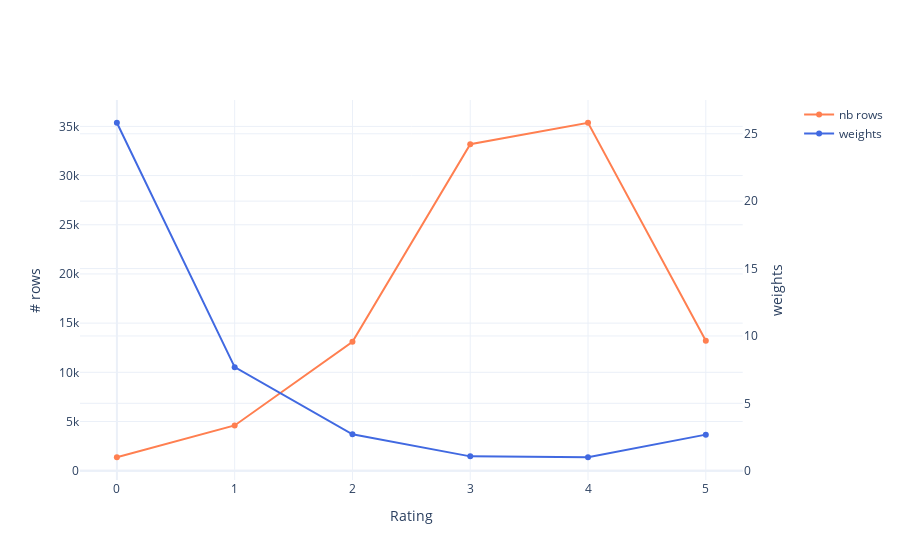

Write notebook code for a chart like this one.
### Code cell
data_dict = {'ratings': (counts, '# rows','coral'), 'weights': (weight, 'weights','royalblue')}

fig = make_subplots(specs=[[{"secondary_y": True}]])

fig.add_trace(
    go.Scatter(x=np.arange(6), y=counts.detach().cpu().numpy(),
               name = 'nb rows', line_color= 'coral'))
fig.add_trace(
    go.Scatter(x=np.arange(6), y=weight.detach().cpu().numpy(),
               name = 'weights', line_color= 'royalblue'),  secondary_y=True)


fig.update_yaxes(title_text="# rows", secondary_y=False)
fig.update_yaxes(title_text="weights", secondary_y=True)
fig.update_xaxes(title_text="Rating")
fig

### Figure 1 — Plotly figure (JSON) as saved in the notebook; plotly's stock layout.template omitted (floating-point values rounded to 4 significant figures)
{"data": [{"line": {"color": "coral"}, "name": "nb rows", "type": "scatter", "x": [0, 1, 2, 3, 4, 5], "y": [1370, 4602, 13101, 33183, 35369, 13211]}, {"line": {"color": "royalblue"}, "name": "weights", "type": "scatter", "x": [0, 1, 2, 3, 4, 5], "xaxis": "x", "y": [25.82, 7.686, 2.7, 1.066, 1, 2.677], "yaxis": "y2"}], "layout": {"xaxis": {"anchor": "y", "domain": [0, 0.94], "title": {"text": "Rating"}}, "yaxis": {"anchor": "x", "domain": [0, 1], "title": {"text": "# rows"}}, "yaxis2": {"anchor": "x", "overlaying": "y", "side": "right", "title": {"text": "weights"}}}}
